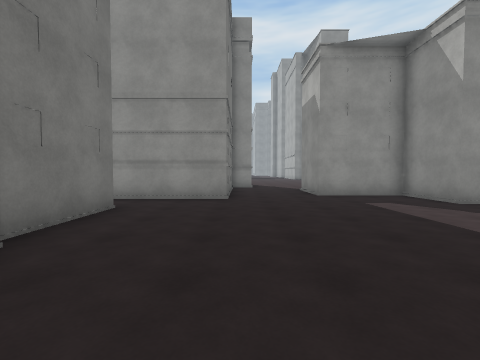
view 1 (above)

24 first-person views from a walk through a 3-D level made in the Unity game engine. The camera is 1.4 m above the floor, tilts 2° down and sees 90° across. The floor is counted in squares, 2 m on a side. Each view is taken from the middle of a square. On the plan, view 1 faces up. The plan holds only what a view shows up to about 9 squares ahead; the rest is blank. The place goes on beyond the plan. The player is left out. Surface patterns are stand-ins for the level's own textures.

view 2
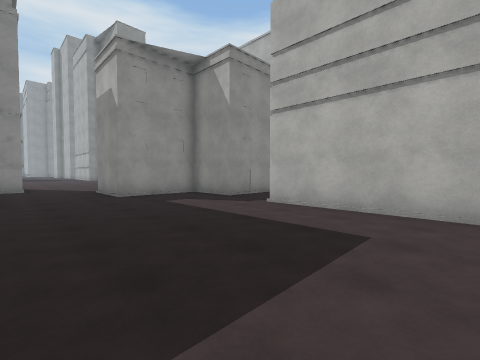

view 3
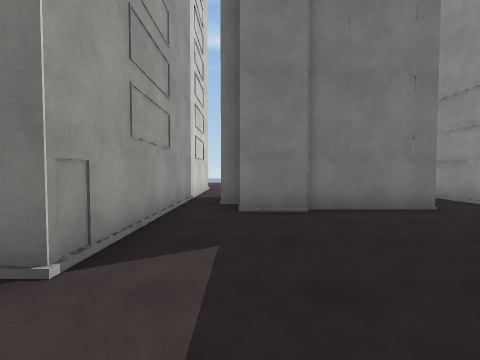

view 4
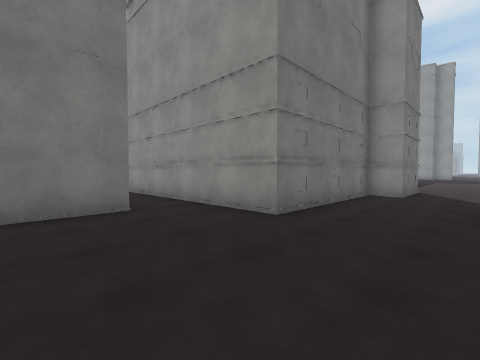

view 5
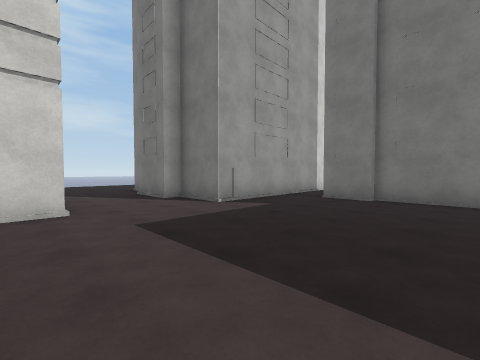

view 6
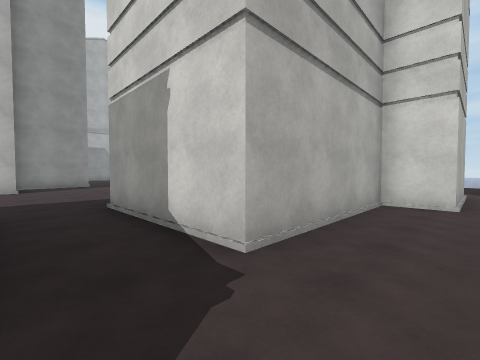

view 7
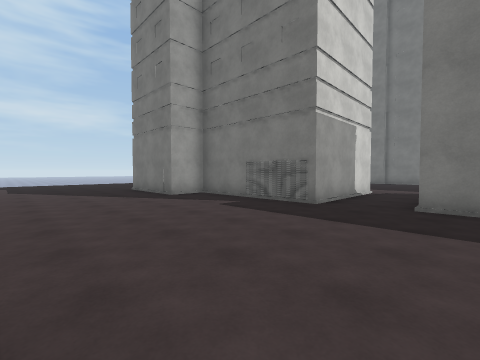

view 8
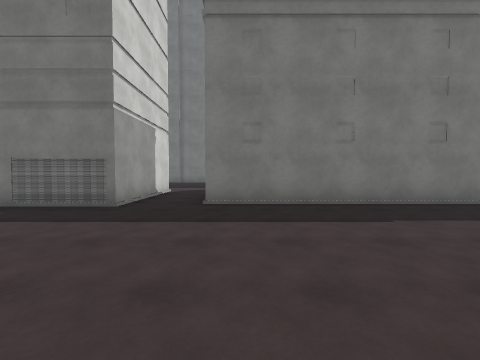

view 9
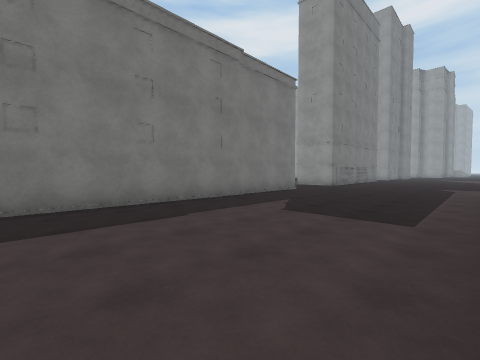

view 10
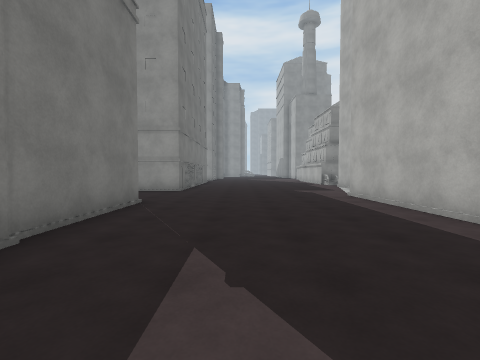

view 11
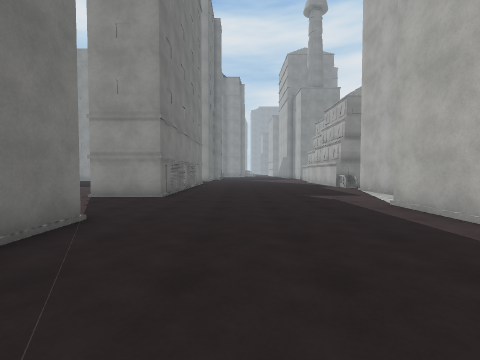

view 12
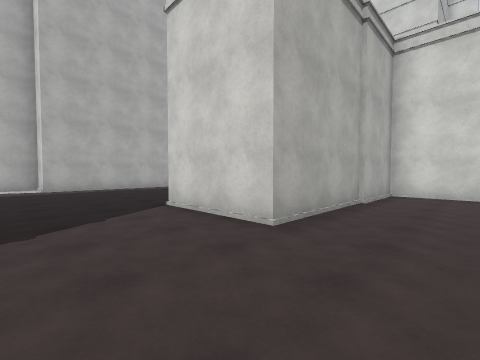

view 13
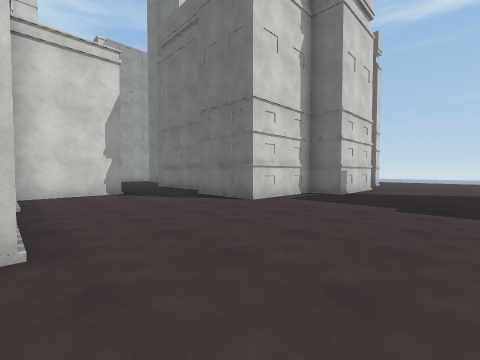

view 14
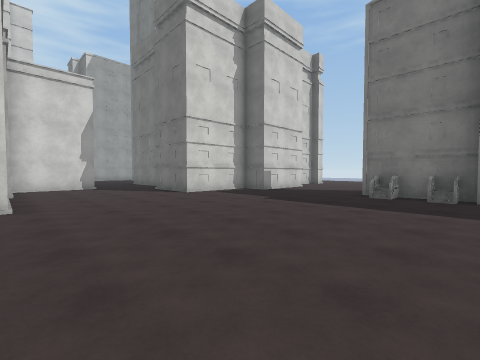

view 15
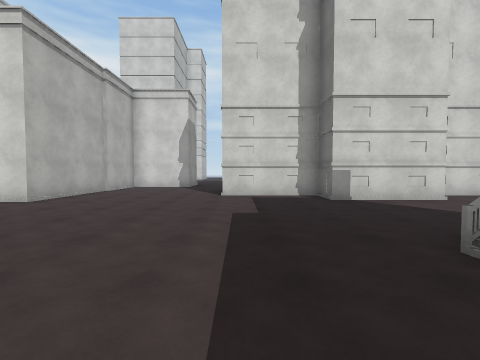

view 16
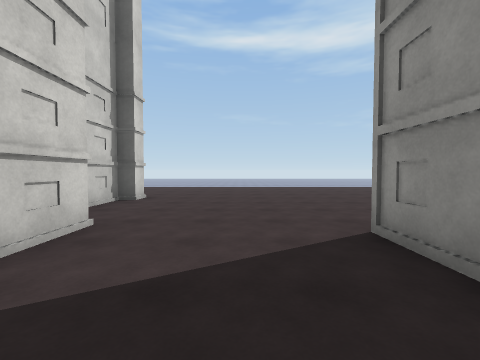

view 17
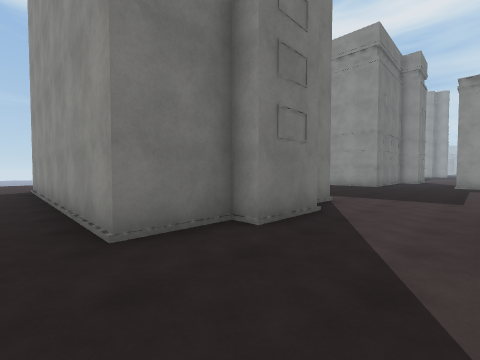

view 18
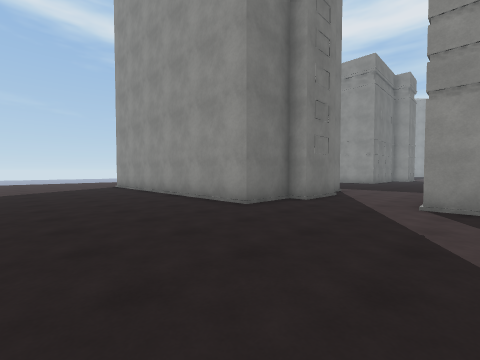

view 19
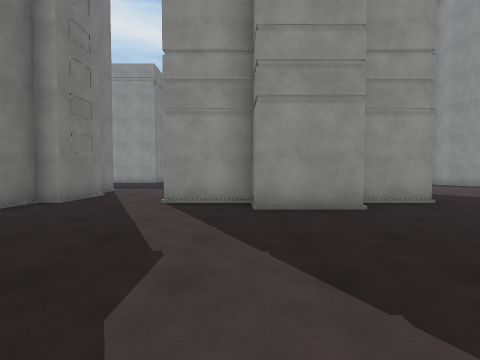

view 20
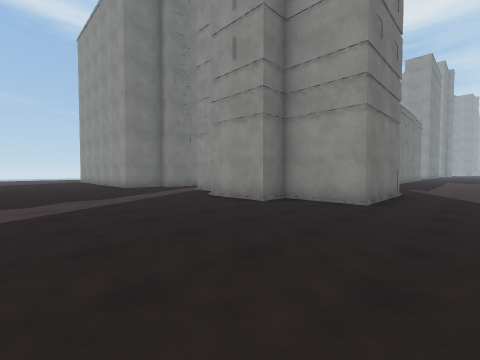

view 21
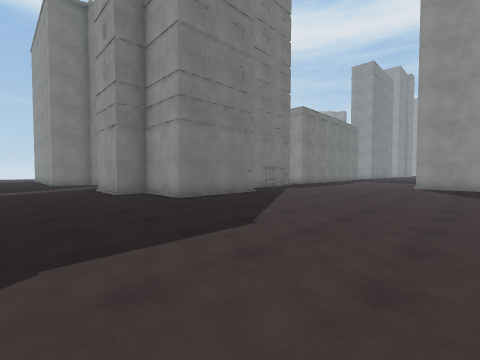

view 22
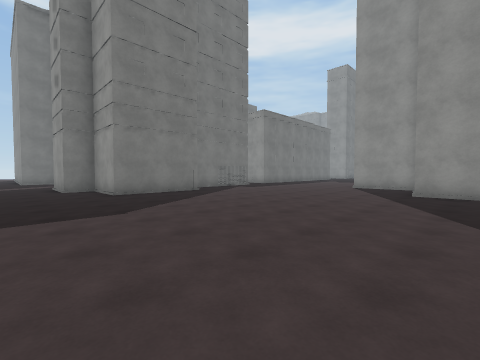

view 23
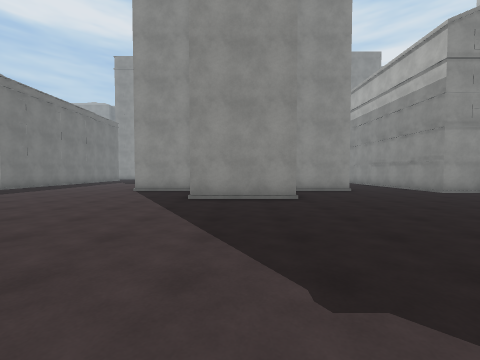

view 24
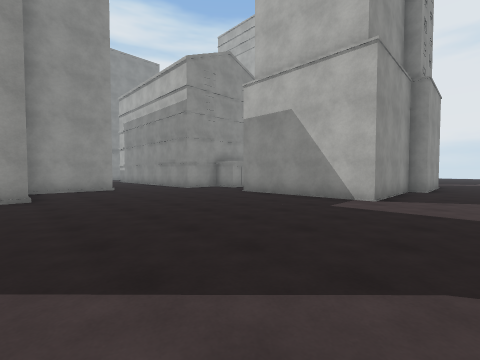

### Floor plan
Key: @ floor where view 1 was taken; # wall or solid block; . floor; B building.
Columns run from 7 left of view 1 to 30 right of it. Each row starts with its distance up from view 1.
 20     #........ B.......#
 19    ##B....... B.......#
 18 ...#BB.......BB.......#
 17 ......................#
 16 .....................##
 15 .....................#
 14 ..BBB.......BBB......#
 13 BB   BBB....B B......#
 12        B....B B......#
 11        B....B B......
 10       B.....B B......
  9       B...BBB B......
  8       B...B   B......
  7 BBBBBBB...BBB B......
  6  ...........BBB......
  5    ..................##   ###..#
  4     #..................   .....##
  3     #.......BBBB.......   ...... BB
  2     #.......B  B.......###......
  1    BB.......B  B................
  0 .......@....B  B................
 -1 BBBBBBBB...BB  BB...............
 -2        BB..B    B...............
 -3        BB..BB BBB...............####
 -4        B.....BB.......................
 -5 BBBBBBBB..............................
 -6 .........................
 -7 .......................
 -8 ...................
 -9 ...................

Positions as (right, up) in squares from view 1, and headings:
1: (0, 0), facing up
2: (0, 0), facing up-right
3: (2, 1), facing left
4: (2, 3), facing up-left
5: (4, 4), facing down-left
6: (3, 5), facing down-right
7: (13, 6), facing down-left
8: (13, 6), facing left
9: (13, 6), facing up-left
10: (10, 9), facing up
11: (10, 11), facing up
12: (3, 17), facing down-right
13: (5, 17), facing down-left
14: (5, 20), facing down-left
15: (0, 20), facing down
16: (-2, 16), facing left
17: (3, -6), facing up-left
18: (4, -9), facing up-left
19: (5, -9), facing up
20: (11, -9), facing up-left
21: (15, -7), facing up-left
22: (17, -6), facing up-left
23: (17, -4), facing up
24: (18, -5), facing up-right
